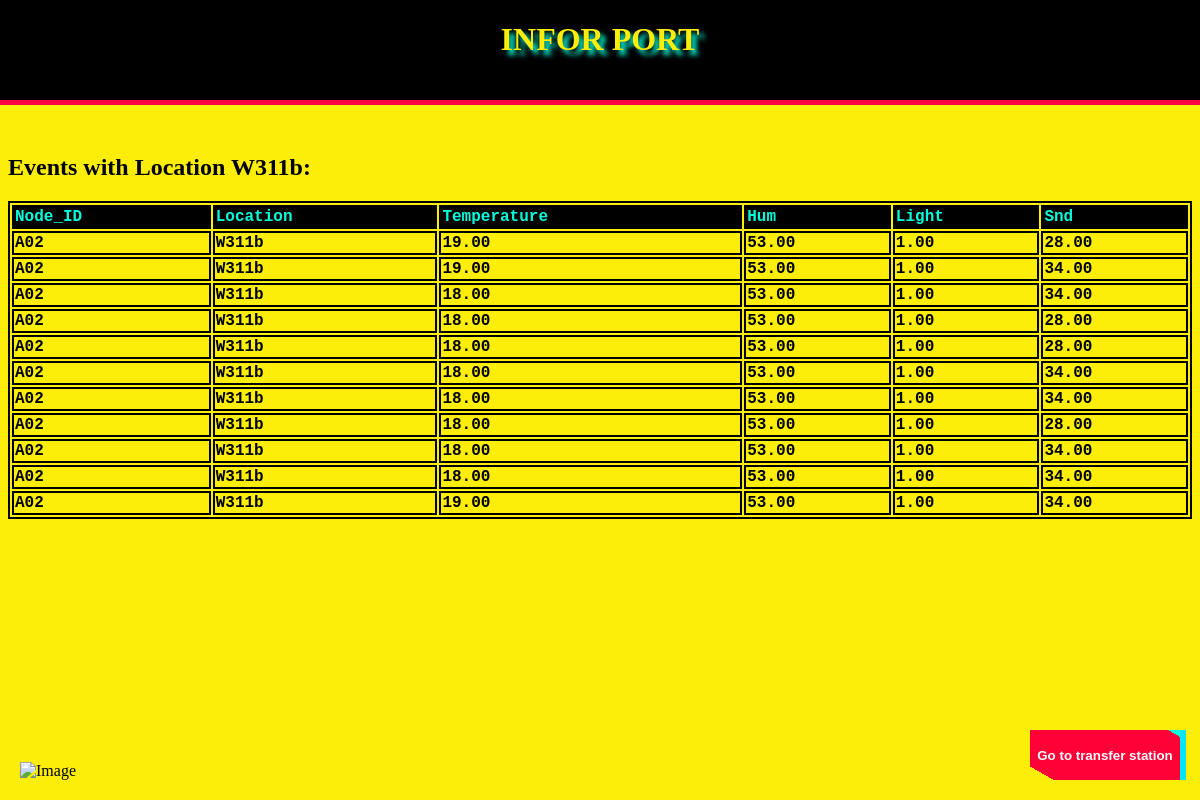
Before: /iot/W311b/ with the older database file.
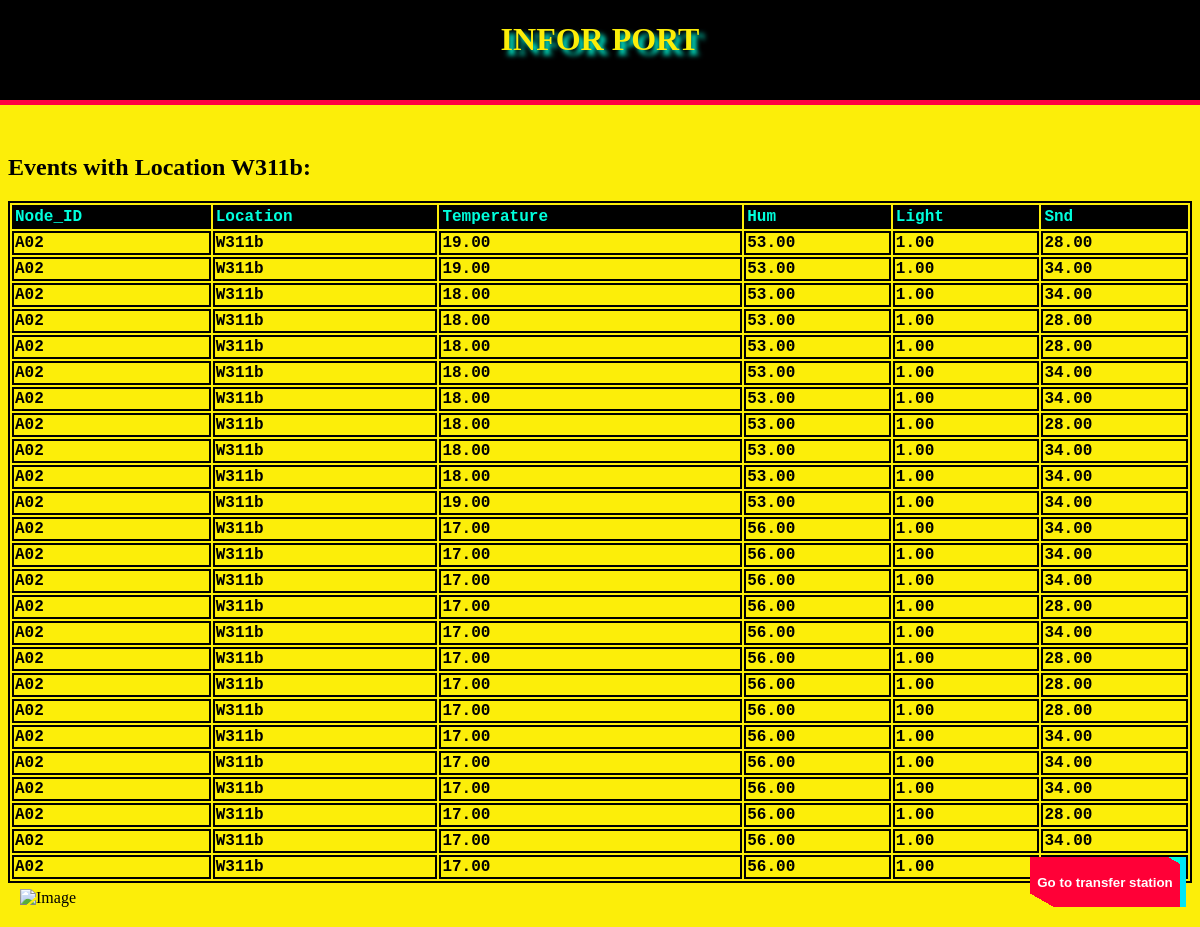
After: the same page with the newer database file.
### iot/models.py (models this page shows, shortened)
class Event(models.Model):
    node_id = models.CharField(max_length=100)
    loc = models.CharField(max_length=100)
    temp = models.DecimalField(max_digits=5, decimal_places=2)
    hum = models.DecimalField(max_digits=5, decimal_places=2)
    light = models.DecimalField(max_digits=5, decimal_places=2)
    snd = models.DecimalField(max_digits=5, decimal_places=2)

### iot/views.py (the view)
# urls.py: path('W311b/', views.W311b),
def W311b(request):
    W311b = Event.objects.filter(loc = 'W311b')
    context = {'W311b':W311b}
    return render(request, 'iot/sensor/W311b.html', context)

### iot/templates/iot/sensor/W311b.html (shortened to what this page needs)
<!doctype html>
<HTML>
    <head>
    </head>
    <body style="background-color: #fcee09;">
        <div id="header" style="background-color:black; position: fixed; top: 0;left: 0;height:100px; width: 100%; border-bottom: 5px solid #ff0141;">
        <h1 class="display-3 p-4 mb-2 bg-danger text-white" style="font-family: 'MV Boli', Times, serif;
         color: #fcee09; text-shadow: 5px 5px 5px #00ffdd;text-align: center;display: flex; align-items: center;
         justify-content: center;">INFOR PORT</h1></div>
        <br>
        <br>
        <br>
        <br>
        <br>
        <br>
        <br>
        <h2>Events with Location W311b:</h2>
        <table style="width: 100%;">
            <thead>
                <tr>
                    <th>Node_ID</th>
                    <th>Location</th>
                    <th>Temperature</th>
                    <th>Hum</th>
                    <th>Light</th>
                    <th>Snd</th>
                </tr>
            </thead>
            <tbody>
                {% for event in W311b %}
                <tr>
                    <td><strong>{{ event.node_id }}</strong></td>
                    <td>{{ event.loc }}</td>
                    <td>{{ event.temp }}</td>
                    <td>{{ event.hum }}</td>
                    <td>{{ event.light }}</td>
                    <td>{{ event.snd }}</td>
                </tr>
                {% endfor %}
            </tbody>
        </table>
        <br>
        <br>
        <a href="https://www.bilibili.com/video/BV1uT4y1P7CX/?spm_id_from=333.337.search-card.all.click">
            <button>Go to transfer station</button>
        </a>
        <div style="position: fixed; bottom: 0; left: 0; margin: 20px;">
            <img src="https://img2.imgtp.com/2024/02/09/yW45Eljy.png" alt="Image"
            style="width: 400px; height: 200px;">
        </div>
</HTML>

Changed rows visible on the page:
added Event: node_id "A02", loc "W311b", temp "17.00", hum "56.00", light "1.00", snd "34.00"
added Event: node_id "A02", loc "W311b", temp "17.00", hum "56.00", light "1.00", snd "34.00"
added Event: node_id "A02", loc "W311b", temp "17.00", hum "56.00", light "1.00", snd "34.00"
added Event: node_id "A02", loc "W311b", temp "17.00", hum "56.00", light "1.00", snd "28.00"
added Event: node_id "A02", loc "W311b", temp "17.00", hum "56.00", light "1.00", snd "34.00"
added Event: node_id "A02", loc "W311b", temp "17.00", hum "56.00", light "1.00", snd "28.00"
added Event: node_id "A02", loc "W311b", temp "17.00", hum "56.00", light "1.00", snd "28.00"
added Event: node_id "A02", loc "W311b", temp "17.00", hum "56.00", light "1.00", snd "28.00"
added Event: node_id "A02", loc "W311b", temp "17.00", hum "56.00", light "1.00", snd "34.00"
added Event: node_id "A02", loc "W311b", temp "17.00", hum "56.00", light "1.00", snd "34.00"
added Event: node_id "A02", loc "W311b", temp "17.00", hum "56.00", light "1.00", snd "34.00"
added Event: node_id "A02", loc "W311b", temp "17.00", hum "56.00", light "1.00", snd "28.00"
added Event: node_id "A02", loc "W311b", temp "17.00", hum "56.00", light "1.00", snd "34.00"
added Event: node_id "A02", loc "W311b", temp "17.00", hum "56.00", light "1.00"
